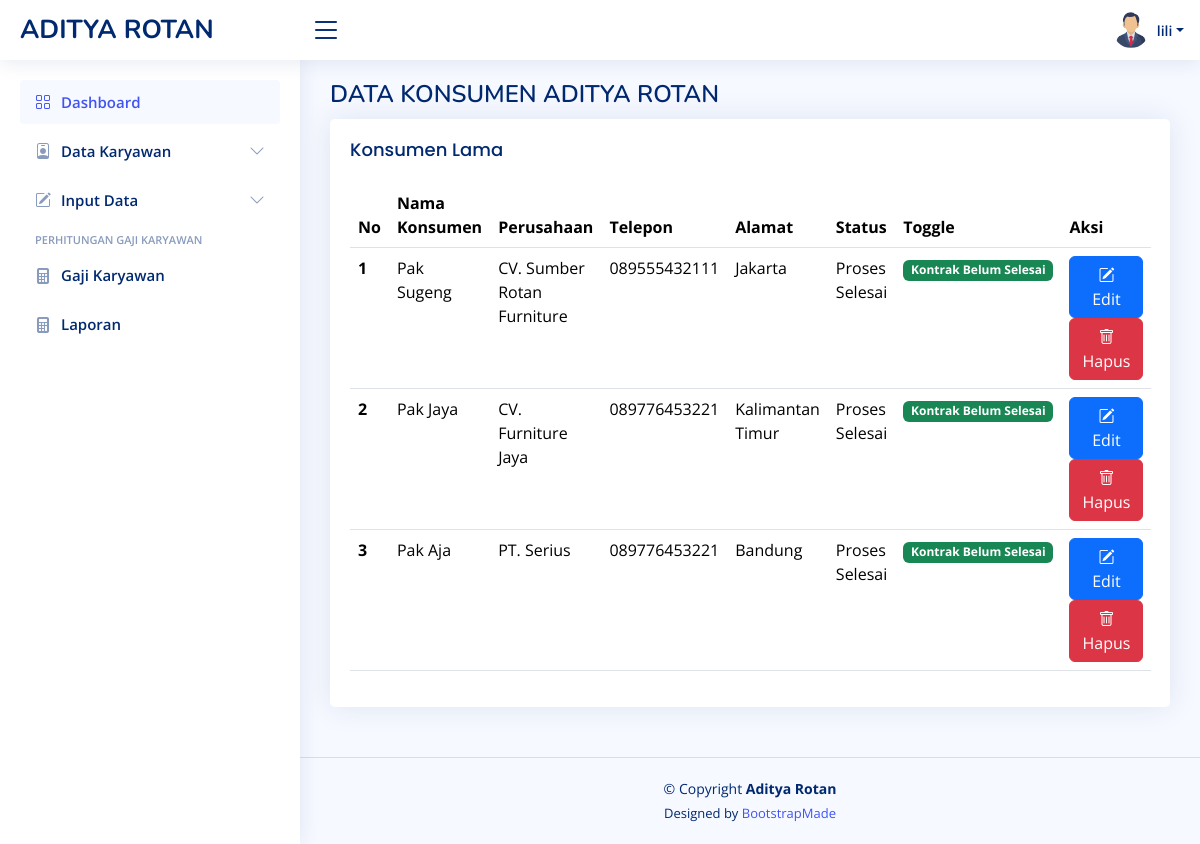
The app's page /data_konsumenLama.php (signed in) with its own data.
### tables this page shows
CREATE TABLE `akun` (
  `id_user` int(5) NOT NULL,
  `username` varchar(100) NOT NULL,
  `email` varchar(100) NOT NULL,
  `password` varchar(100) NOT NULL,
  `photo` varchar(255) NOT NULL,
  `telp` varchar(13) NOT NULL
);

CREATE TABLE `konsumen` (
  `id_konsumen` int(10) NOT NULL,
  `nama_konsumen` varchar(255) NOT NULL,
  `perusahaan` varchar(255) NOT NULL,
  `telepon` varchar(15) NOT NULL,
  `alamat` varchar(255) NOT NULL,
  `proses` tinyint(1) NOT NULL
);

### data_konsumenLama.php (the view, shortened to what this page needs)
<?php
require 'function.php';
?>
<?php include "template/header.php"; ?>
<?php include "template/sidebar.php"; ?>
  <main id="main" class="main">
    <div class="pagetitle">
      <h1>DATA KONSUMEN ADITYA ROTAN</h1>
    </div>
    <section class="section">
      <div class="row">
        <div class="col-lg-12">
          <div class="card">
            <div class="card-body">
              <h5 class="card-title">Konsumen Lama</h5>
              <table class="table datatable">
                <thead>
                  <tr>
                    <th scope="col">No</th>
                    <th scope="col">Nama Konsumen</th>
                    <th scope="col">Perusahaan</th>
                    <th scope="col">Telepon</th>
                    <th scope="col">Alamat</th>
                    <th scope="col">Status</th>
                    <th scope="col">Toggle</th>
                    <th scope="col">Aksi</th>
                  </tr>
                </thead>
                <tbody>
                <?php
                    include 'koneksi.php';
                    $no = 1;
                    $data = mysqli_query($koneksi,"SELECT * FROM `konsumen` WHERE proses = '0'");
                    while($d = mysqli_fetch_array($data)){
                ?>
                  <tr>
                    <th scope="row"><?= $no++; ?></th>
                    <td><?= $d["nama_konsumen"]; ?></td>
                    <td><?= $d["perusahaan"]; ?></td>
                    <td><?= $d["telepon"]; ?></td>
                    <td><?= $d["alamat"]; ?></td>
                    <?php
                      if ($d["proses"]=="1"){
                    ?>
                      <td>Sedang Diproses</td>
                    <?php
                      }else{
                    ?>
                      <td>Proses Selesai</td>
                    <?php
                      }
                    ?>
                    <td>
                      <?php
                        if($d['proses']=="1") {
                      ?>
                        <a href="kontrak_selesai.php?id=<?php echo $d['id_konsumen']; ?>"><span class="badge bg-danger">Kontrak Selesai</span></a>
                      <?php
                        }else {
                      ?>
                        <a href="kontrak_belumSelesai.php?id=<?php echo $d['id_konsumen']; ?>"><span class="badge bg-success">Kontrak Belum Selesai</span></a>
                      <?php
                        }
                      ?>
                    </td>
                    <td>
                      <a href="update_konsumen.php?id=<?php echo $d['id_konsumen']; ?>&source=data_konsumenLama" class="btn btn-primary"><i class="bi bi-pencil-square"></i> Edit</a>
                      <a href="delete_konsumen.php?id=<?php echo $d['id_konsumen']; ?>" class="btn btn-danger"><i class="bi bi-trash"></i> Hapus</a>
                    </td>
                  </tr>
                <?php
                   }
                ?>
                </tbody>
              </table>
            </div>
          </div>
        </div>
      </div>
    </section>
  </main>
<?php include "template/footer.php"; ?>

### template/header.php (shortened to what this page needs)
<?php
include_once("koneksi.php");
$username = $_SESSION['username'];
$sql = "SELECT * FROM akun WHERE username = '$username'";
$query = mysqli_query($koneksi, $sql);
$akun = mysqli_fetch_assoc($query);
?>
<!DOCTYPE html>
<html lang="en">
  <head>
    <link href="assets/vendor/bootstrap/css/bootstrap.min.css" rel="stylesheet" />
    <link href="assets/vendor/bootstrap-icons/bootstrap-icons.css" rel="stylesheet" />
    <link href="assets/vendor/boxicons/css/boxicons.min.css" rel="stylesheet" />
    <link href="assets/vendor/quill/quill.snow.css" rel="stylesheet" />
    <link href="assets/vendor/quill/quill.bubble.css" rel="stylesheet" />
    <link href="assets/vendor/remixicon/remixicon.css" rel="stylesheet" />
    <link href="assets/vendor/simple-datatables/style.css" rel="stylesheet" />
    <link href="assets/css/style.css" rel="stylesheet" />
  </head>
  <body>
    <header id="header" class="header fixed-top d-flex align-items-center">
      <div class="d-flex align-items-center justify-content-between">
        <a href="index.html" class="logo d-flex align-items-center">
          <span class="d-none d-lg-block">ADITYA ROTAN</span>
        </a>
        <i class="bi bi-list toggle-sidebar-btn"></i>
      </div>
      <nav class="header-nav ms-auto">
        <ul class="d-flex align-items-center">
          <li class="nav-item dropdown pe-3">
            <a class="nav-link nav-profile d-flex align-items-center pe-0" href="#" data-bs-toggle="dropdown">
              <?php
              if ($akun['photo'] == "") {
              ?>
                  <img src="assets/img/user.png" alt="Profile.php" class="rounded-circle">
              <?php
              } else {
              ?>
                  <img src="assets/img/<?= $akun['photo'] ?>" alt="Profile.php" class="rounded-circle">
              <?php
              }
              ?>
              <span class="d-none d-md-block dropdown-toggle ps-2"><?= $username; ?></span> </a
            >
          </li>
        </ul>
      </nav>
    </header>

### assets/css/style.css (style rules this page uses)
:root { scroll-behavior: smooth; }
body { font-family: "Open Sans", sans-serif; background: #f6f9ff; color: #444444; }
a { color: #4154f1; text-decoration: none; }
h1, h2, h3, h4, h5, h6 { font-family: "Nunito", sans-serif; }
#main { margin-top: 60px; padding: 20px 30px; transition: all 0.3s; }
.pagetitle { margin-bottom: 10px; }
.pagetitle h1 { font-size: 24px; margin-bottom: 0; font-weight: 600; color: #012970; }
.card { margin-bottom: 30px; border: none; border-radius: 5px; box-shadow: 0px 0 30px rgba(1, 41, 112, 0.1); }
.card-title { padding: 20px 0 15px 0; font-size: 18px; font-weight: 500; color: #012970; font-family: "Poppins", sans-serif; }
.card-body { padding: 0 20px 20px 20px; }
.logo { line-height: 1; }
@media (min-width: 1200px) { .logo { width: 280px; } }
.logo span { font-size: 26px; font-weight: 700; color: #012970; font-family: "Nunito", sans-serif; }
.header { transition: all 0.5s; z-index: 997; height: 60px; box-shadow: 0px 2px 20px rgba(1, 41, 112, 0.1); background-color: #fff; padding-left: 20px; }
.header .toggle-sidebar-btn { font-size: 32px; padding-left: 10px; cursor: pointer; color: #012970; }
.header-nav ul { list-style: none; }
.header-nav > ul { margin: 0; padding: 0; }
.header-nav .nav-profile { color: #012970; }
.header-nav .nav-profile img { max-height: 36px; }
.header-nav .nav-profile span { font-size: 14px; font-weight: 600; }
@media (min-width: 1200px) { #main, #footer { margin-left: 300px; } }

### records on screen
akun: photo (picture)
konsumen: nama_konsumen "Pak Sugeng", perusahaan "CV. Sumber Rotan Furniture", telepon "089555432111", alamat "Jakarta", proses "Proses Selesai"
konsumen: nama_konsumen "Pak Jaya", perusahaan "CV. Furniture Jaya", telepon "089776453221", alamat "Kalimantan Timur", proses "Proses Selesai"
konsumen: nama_konsumen "Pak Aja", perusahaan "PT. Serius", telepon "089776453221", alamat "Bandung", proses "Proses Selesai"

### other values on screen
$username "lili"
